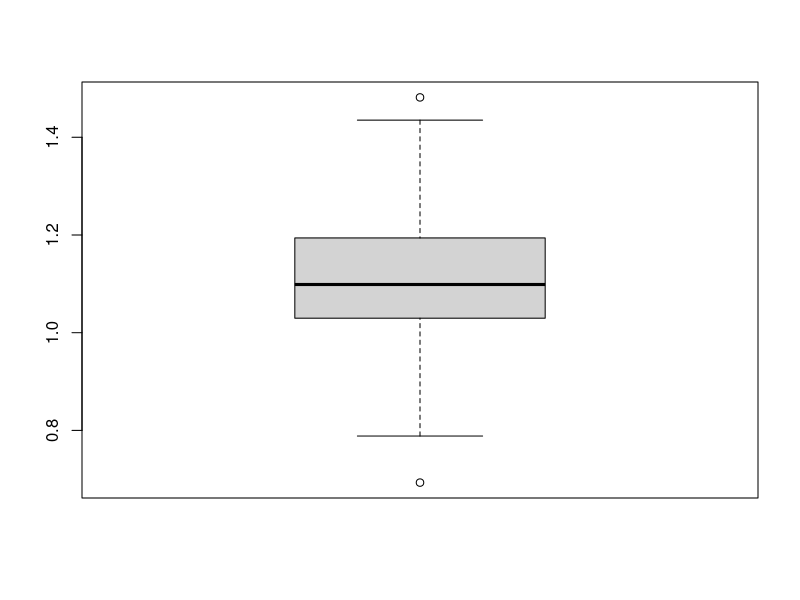
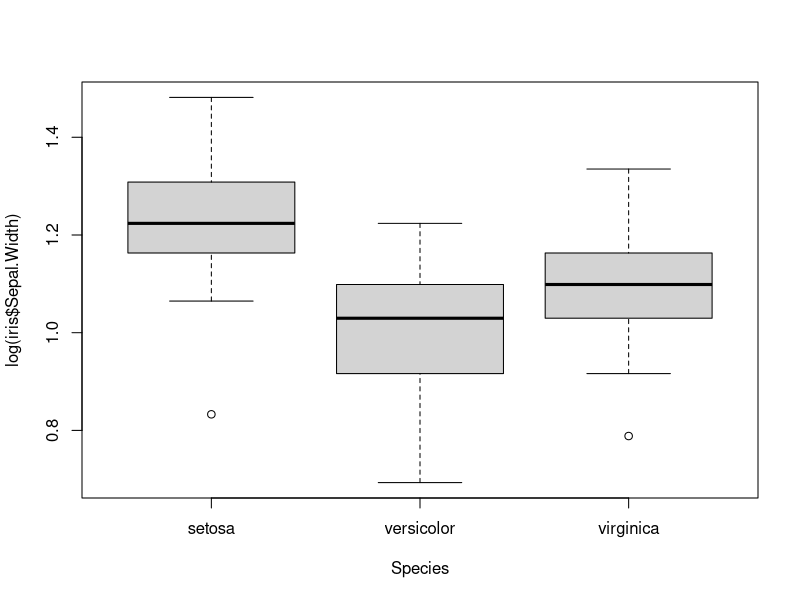

R code for these plots, in order:
# Postwork Sesión 5.
# EQUIPO 6
# INTEGRANTES
# Omar Arellano Carballo
# Emmanuel Acevedo Díaz
# José B
# Israel uriel
# Haniel Mizraim Rojo Salazar
# Oscar Herrasti Real

#OBJETIVO
#Realizar inferencia estadística para extraer información de la muestra que sea 
#contrastable con la población
#DESARROLLO
#El data frame iris contiene información recolectada por Anderson sobre 50 flores 
#de 3 especies distintas (setosa, versicolor y virginca), incluyendo medidas en 
#centímetros del largo y ancho del sépalo así como de los pétalos.

#Estudios recientes sobre las mismas especies muestran que:
  
#En promedio, el largo del sépalo de la especie setosa (Sepal.Length) es igual a 5.7 cm
#con base en lo planteado tenemos las siguientes hipotesis
# hipótesis nula        Ho = Sepal.Length == 5.7
# hipótesis alternativa Ha = Sepal.Length != 5.7
#mu = 5.7
# se ejecuta la función para obtener el valor de p
# la prueba se hace de dos lados por ser el valor de la media el que se evalua
t.test(iris[iris$Species == 'setosa', "Sepal.Length"], 
       alternative = 'two.sided', mu=5.7)
#p-value = 2.2e-16
# el valor de p es muy pequeño y para un nivel de 99% se concluye: p < 0.01
# Existe evidencia para rechazar Ho, el largo del sépalo en promedio no es de 5.7 cm



#En promedio, el ancho del pétalo de la especie virginica (Petal.Width) es menor a 2.1 cm
#con base en lo planteado tenemos las siguientes hipotesis
# hipótesis nula        Ho = Sepal.Length >= 2.1
# hipótesis alternativa Ha = Sepal.Length < 2.1 prueba de cola inferior
# mu 2.1
# se ejecuta la función para obtener el valor de p
# la prueba se hace del lado menor por querer saber si es menor a 2.1
t.test(iris[iris$Species == 'virginica', "Petal.Width"], 
       alternative = 'less', mu=2.1)
#p-value = 0.03132
# Con el valor de p para un nivel de 99% se concluye: p > 0.01
# Existe evidencia para no rechazar Ho, el ancho del pétalo en promedio es mayor a 2.1 cm



#En promedio, el largo del pétalo de la especie virgínica es 1.1 cm más grande 
#que el promedio del largo del pétalo de la especie versicolor.
#con base en lo planteado tenemos las siguientes hipotesis
# hipótesis nula        Ho = virginica.petal.Length <= versicolor.petal.Length
# hipótesis alternativa Ha = virginica.petal.Length > versicolor.petal.Length
# mu 1.1
# se ejecuta la función para obtener el valor de p
t.test(x = iris[iris$Species == "virginica", "Petal.Length"],
       y = iris[iris$Species == "versicolor", "Petal.Length"],
       alternative = "greater", mu = 1.1, var.equal = FALSE)

#p-value = 0.03206
# Con el valor de p para un nivel de 99% se concluye: p > 0.01
# Existe evidencia para no rechazar Ho, el largo de la especie virginica no es mayor al
# dela especie versicolor



#En promedio, no existe diferencia en el ancho del sépalo entre las 3 especies.
#con base en lo planteado tenemos las siguientes hipotesis
# hipótesis nula        Ho = virginica.sepal.Width = versicolor.sepal.width = setosa.sepal.width
# hipótesis alternativa Ho = virginica.sepal.Width != versicolor.sepal.width != setosa.sepal.width

library(ggplot2)
str(iris)

boxplot(log(iris$Sepal.Width))

boxplot(log(iris$Sepal.Width) ~ Species,
        data = iris)
# analizando las gráficas de boxplot generadas, se puede ver que cada especie tiene anchos de
# sépalos diferentes
# hacemos el análisis ANOVA
anova <- aov(log(iris$Sepal.Width) ~ Species,
             data = iris)

summary(anova)
# el valor de p es 2.29e-16 por ser menor a 0.01 por el 99% de confianza, se rechaza Ho, y 
# se concluye que si hay diferencia en los anchos del sépalo entre las tres especies.



#Utilizando pruebas de inferencia estadística, concluye si existe evidencia suficiente 
#para concluir que los datos recolectados por Anderson están en línea con los nuevos estudios.

#Utiliza 99% de confianza para toda las pruebas, en cada caso realiza el planteamiento 
#de hipótesis adecuado y concluye.

